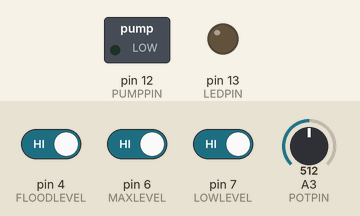
This sketch was run on a simulated Arduino Uno, built with avr-gcc and run on an emulated ATmega328P. Shown: switched loads named in the sketch (green lamp = pin HIGH), output pins drawn as LEDs (lit = HIGH). Dashed ring = blinking. Inputs (shaded band) come from the test bench; at power-on: pin 6 (MAXLEVEL) HIGH, pin 7 (LOWLEVEL) HIGH, pin 4 (FLOODLEVEL) HIGH, A3 (POTPIN) = 512.

Above: at 1.2 s.
1.3 s: pin 6 (MAXLEVEL) driven LOW
At 1.7 s:
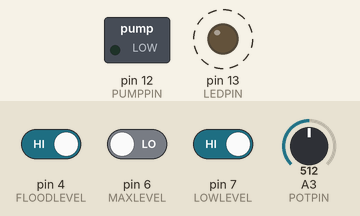
4.3 s: pin 7 (LOWLEVEL) driven LOW
At 4.8 s:
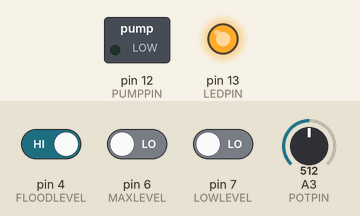
5.8 s: pin 7 (LOWLEVEL) driven HIGH
At 8.6 s:
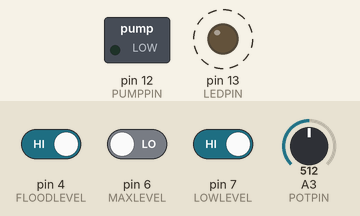
8.8 s: pin 6 (MAXLEVEL) driven HIGH
At 9.5 s:
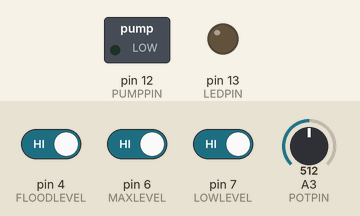
Timing chart, 0 to 11.3 s (numbered marks = the images above; inputs shaded):
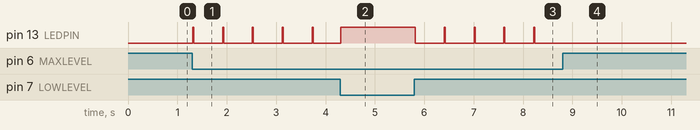

The sketch:

hydro.ino
```cpp
#define LOWLEVEL 7
#define MAXLEVEL 6
#define FLOODLEVEL 4
#define LEDPIN 13
#define PUMPPIN 12
#define POTPIN A3
long previousMs = 0;
unsigned long potpinData = 0;
unsigned long interval; //2 часа 7200000 - 15 мин 900000
bool lowLevelState;
bool maxLevelState;
bool floodLevelState;
long prevTimestamp;
bool isLed;
long prevBlinkTimestamp = 0;
long prevPumpActionBlinkerTimestamp =0;
bool needToPump;

void setup() {
  pinMode(LOWLEVEL, INPUT_PULLUP);
  pinMode(MAXLEVEL, INPUT_PULLUP);
  pinMode(FLOODLEVEL, INPUT_PULLUP);
  pinMode(LEDPIN, OUTPUT);
  pinMode(PUMPPIN, OUTPUT);
  prevTimestamp = millis();
  needToPump = 1;
}

void loop() {
  potpinData = analogRead(POTPIN);
  interval = 7200000 - (potpinData * 6158);
  lowLevelState = digitalRead(LOWLEVEL);
  maxLevelState = digitalRead(MAXLEVEL);
  floodLevelState = digitalRead(FLOODLEVEL);

  // если на критическом уровне - не стартуем пока не будем чуть выше
  if (!lowLevelState) {
    needToPump = 0;
    while(!digitalRead(LOWLEVEL)) {
      digitalWrite(LEDPIN, HIGH);
      digitalWrite(PUMPPIN, LOW);
    }
  }
  digitalWrite(LEDPIN, LOW);

  // если время пришло - включаем
  if ((millis() - prevTimestamp) > interval) {
    needToPump = 1;
    prevTimestamp = millis();
  }

  // если полный горшок - выключаем
  if (floodLevelState) {
    digitalWrite(PUMPPIN, LOW);
    needToPump = 0;
  }


  if (needToPump) {
    digitalWrite(PUMPPIN, HIGH);
    PumpInAction();
  } else {
    digitalWrite(PUMPPIN, LOW);
  }


  // Мигаем диодом пока не залит на рабочий уровень
  if (!maxLevelState) {
    Alarm();
  }

  delay(20);
}

// Функция мигания светодиодом
void Alarm () {
  if (millis() - prevBlinkTimestamp > 300) {
    prevBlinkTimestamp = millis();
    if (!isLed) {
      isLed = 1;
    } else {
      isLed = 0;
    }
    digitalWrite(LEDPIN, isLed);
  }
}

// Pump active indicator (very quick blinking if pump has to be enabled)
void PumpInAction () {
  if (millis() - prevPumpActionBlinkerTimestamp >20) {
    prevPumpActionBlinkerTimestamp = millis();
    if (!isLed) {
      isLed = 1;
    } else {
      isLed = 0;
    }
    digitalWrite(LEDPIN, isLed);
  }
}
```

Measured:
- after the input at 1.3 s, pin 13 (LEDPIN): alternates HIGH for 0.02 s and LOW for 0.58 s, starting at once
- after the input at 4.3 s, pin 13 (LEDPIN): goes on until 4.3 s, then stays HIGH
- after the input at 5.8 s, pin 13 (LEDPIN): alternates HIGH for 0.02 s and LOW for 0.58 s, starting at once
- after the input at 8.8 s, pin 13 (LEDPIN): stops changing and stays LOW
